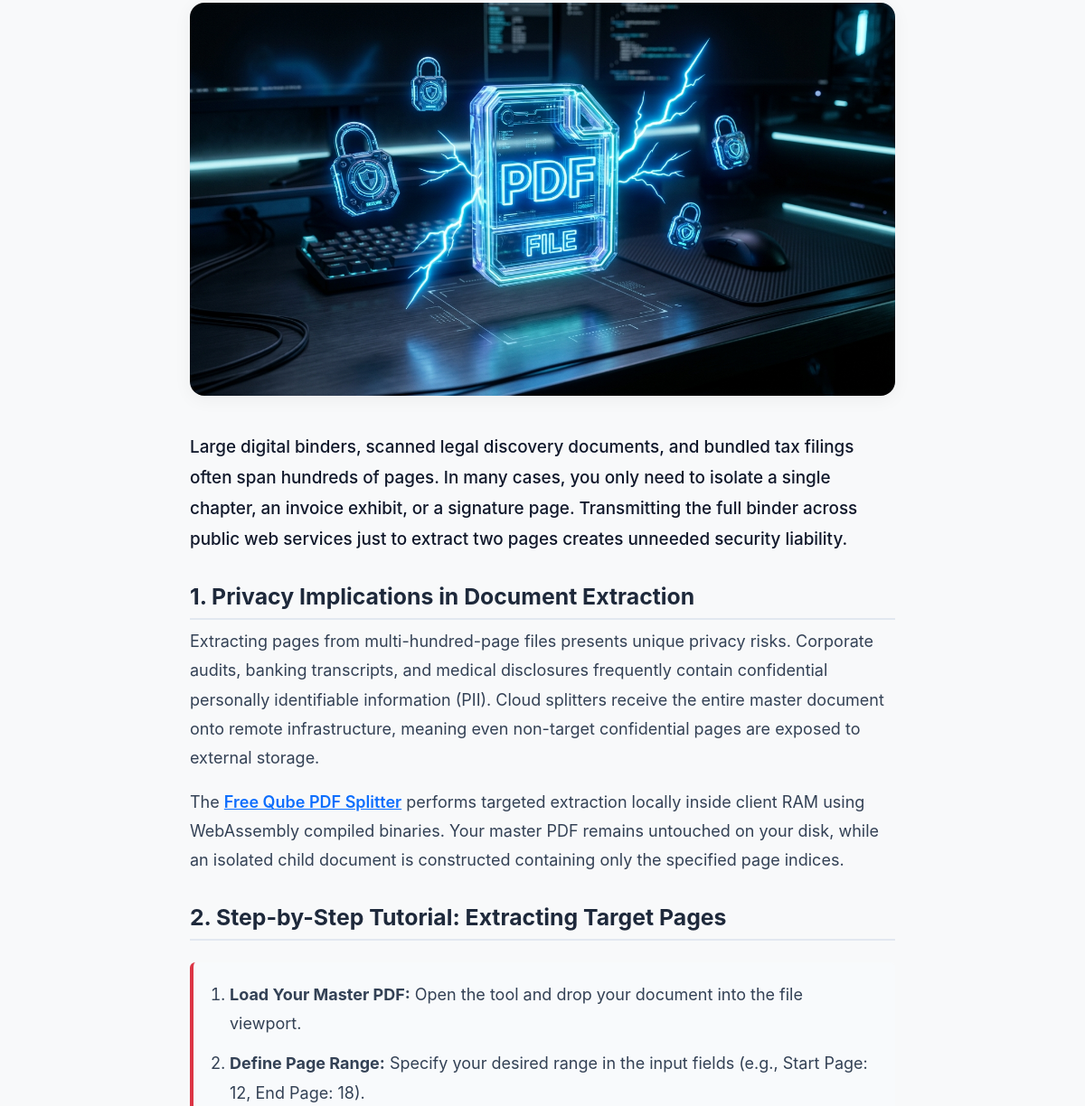
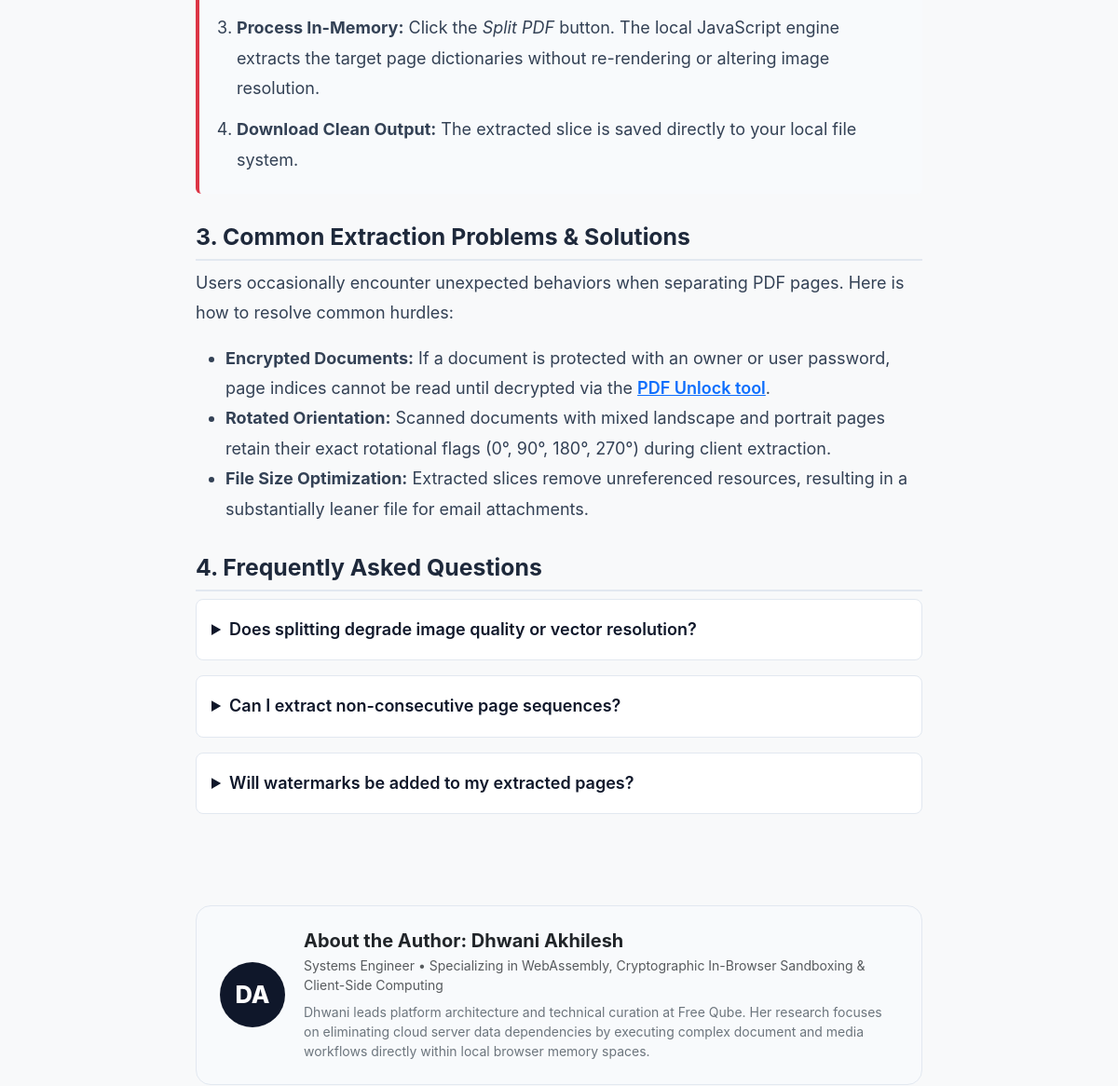
The app's page /blog/how-to-safely-extract-split-pdf-pages-without-uploading-to-cloud-servers (signed in, middle part), older data (2 pictures, top to bottom).
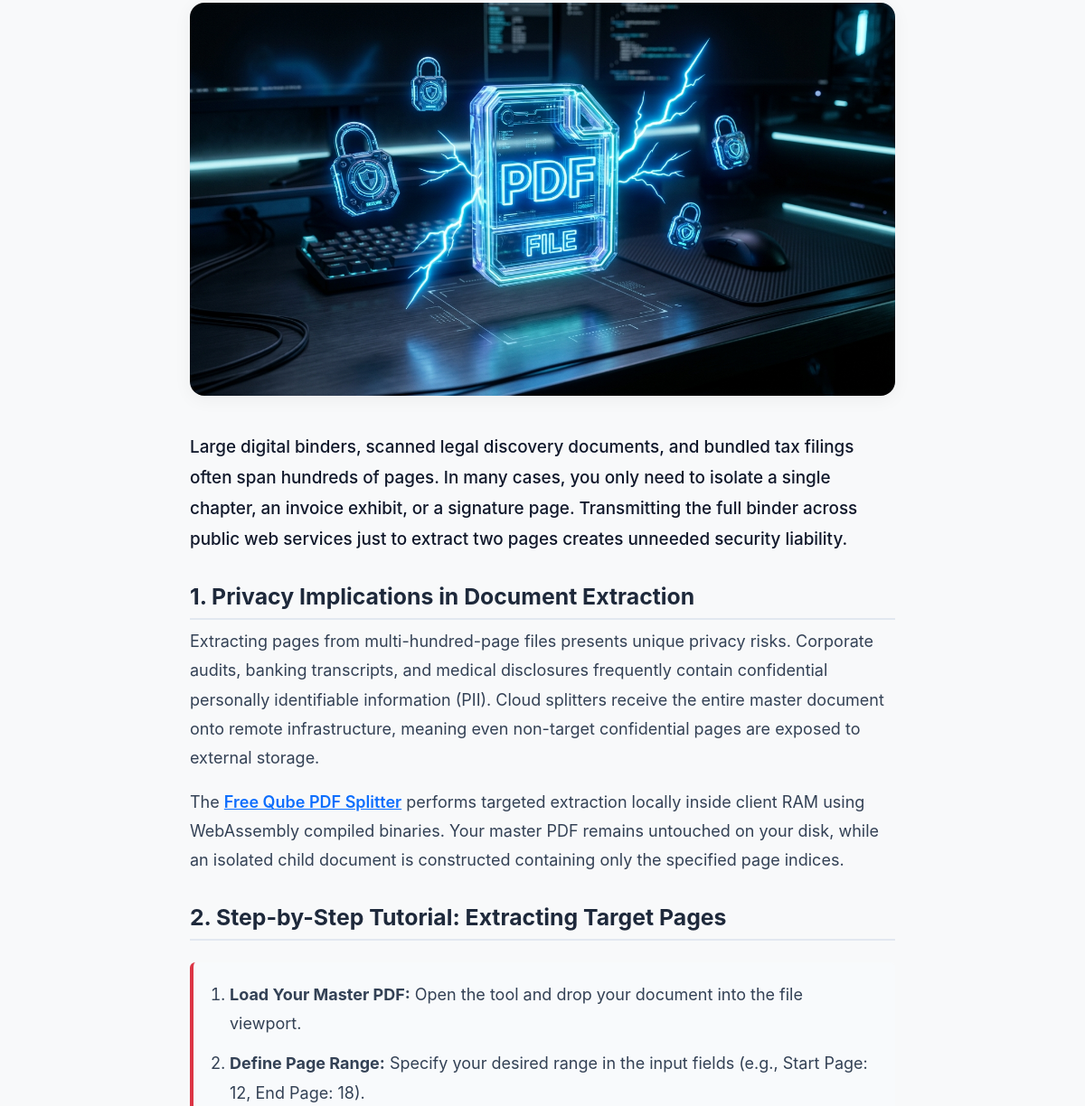
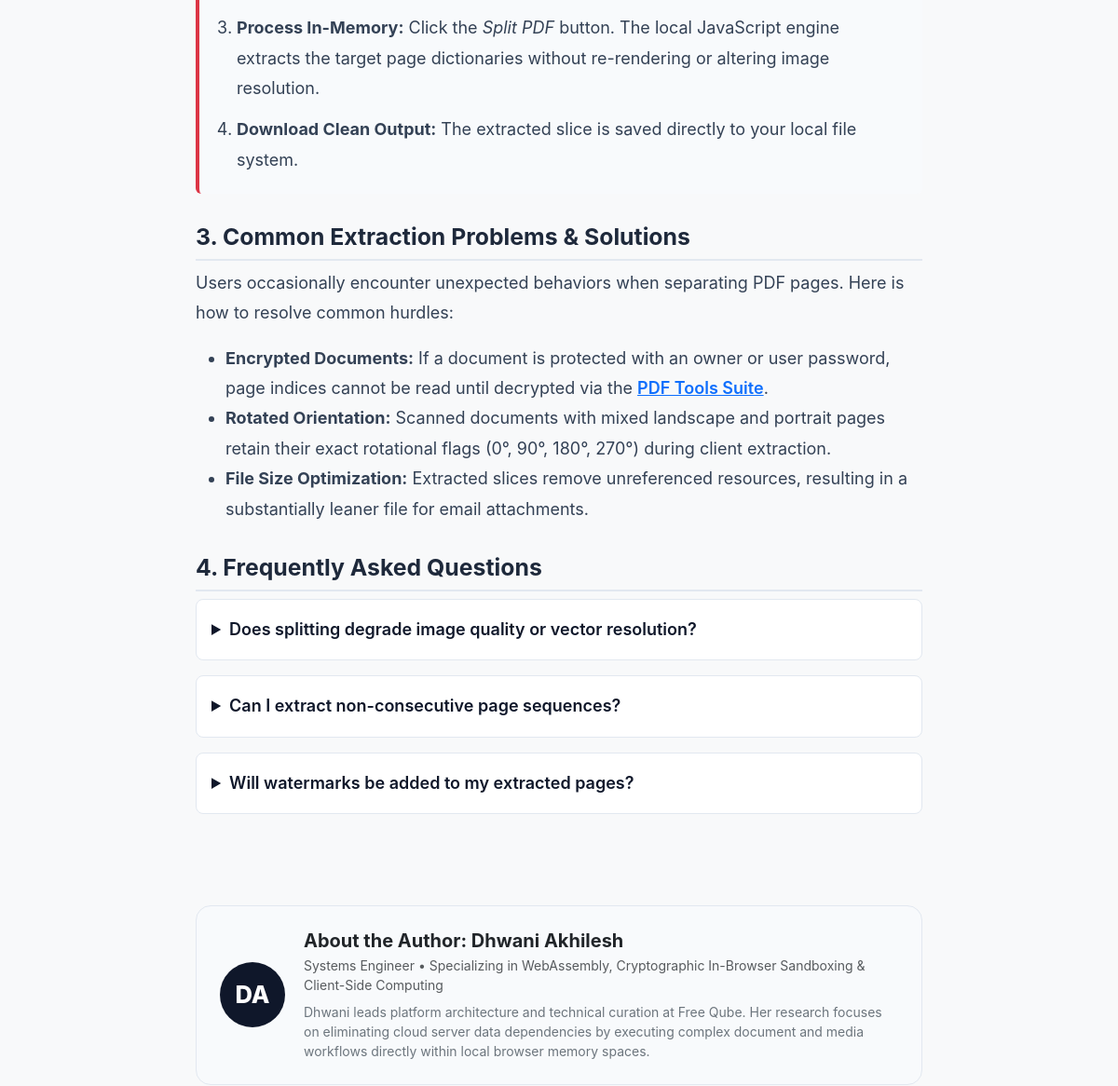
The same page, newer data (2 pictures, top to bottom).
### tables this page shows
CREATE TABLE blogs (
            id INTEGER PRIMARY KEY AUTOINCREMENT,
            title TEXT NOT NULL,
            slug TEXT UNIQUE NOT NULL,
            content TEXT NOT NULL,
            image_path TEXT,
            created_at TIMESTAMP DEFAULT CURRENT_TIMESTAMP
        , comments_enabled INTEGER DEFAULT 1, is_hidden INTEGER DEFAULT 0);

### routes/blogs.py (the view, shortened to what this page needs)
@blogs_bp.route('/<slug>', methods=['GET', 'POST'])
def view_blog(slug):
    conn = get_db_connection()
    c = conn.cursor()
    c.execute("SELECT value FROM settings WHERE key = 'global_comments_enabled'")
    row = c.fetchone()
    global_comments = (row['value'] == '1') if row else True
    c.execute("SELECT * FROM blogs WHERE slug = ? AND is_hidden = 0", (slug,))
    blog = c.fetchone()
    if not blog:
        conn.close()
        abort(404)
    comments_allowed = global_comments and bool(blog['comments_enabled'])
    comments = []
    if comments_allowed:
        c.execute("SELECT * FROM comments WHERE blog_id = ? ORDER BY created_at DESC", (blog['id'],))
        comments = c.fetchall()
    c.execute("SELECT id, title, slug, created_at, image_path FROM blogs WHERE is_hidden = 0 AND slug != ? ORDER BY created_at DESC LIMIT 3", (slug,))
    related_blogs = c.fetchall()
    conn.close()
    return render_template('blog_post.html', blog=blog, comments=comments, comments_allowed=comments_allowed, related_blogs=related_blogs)

### app.py (called while the page is built)
@app.before_request
def handle_language_and_redirects():
    if request.args.get('lang'):
        return redirect(request.path, code=301)
    g.lang = 'en'

@app.context_processor
def inject_translations():
    def t(key):
        if key in TRANSLATIONS and 'en' in TRANSLATIONS[key]:
            return TRANSLATIONS[key]['en']
        return key
    return dict(t=t, current_lang='en', supported_langs=SUPPORTED_LANGUAGES, year=2026)

@app.context_processor
def inject_features():
    try:
        conn = sqlite3.connect('blogs.db')
        conn.row_factory = sqlite3.Row
        c = conn.cursor()
        c.execute("SELECT key, value FROM settings WHERE key LIKE 'feature_%'")
        rows = c.fetchall()
        conn.close()
        features = defaultdict(lambda: True)
        for r in rows:
            features[r['key']] = (r['value'] == '1')
        return dict(features=features)
    except:
        return dict(features=defaultdict(lambda: True))

### routes/blogs.py (called while the page is built)
def get_db_connection():
    conn = sqlite3.connect('blogs.db')
    conn.row_factory = sqlite3.Row
    return conn

### templates/blog_post.html (shortened to what this page needs)
{% extends "base.html" %}
{% block content %}
<div class="post-container">
    {% if blog.image_path %}
    <img src="{{ blog.image_path }}" class="post-image" alt="{{ blog.title }}">
    {% endif %}
    <article class="post-content">{{ blog.content | safe }}</article>
    <div class="author-card">
        <div class="author-avatar-lg">DA</div>
        <div>
            <h4 class="h5 fw-bold text-dark mb-1">About the Author: Dhwani Akhilesh</h4>
            <p class="text-muted small mb-2">Systems Engineer &bull; Specializing in WebAssembly, Cryptographic In-Browser Sandboxing &amp; Client-Side Computing</p>
            <p class="text-secondary small mb-0" style="line-height: 1.5;">Dhwani leads platform architecture and technical curation at Free Qube. Her research focuses on eliminating cloud server data dependencies by executing complex document and media workflows directly within local browser memory spaces.</p>
        </div>
    </div>
</div>
{% endblock %}

### templates/base.html (shortened to what this page needs)
<!DOCTYPE html>
<html lang="{{ current_lang }}">
<head>
    <link href="https://cdn.jsdelivr.net/npm/bootstrap@5.3.0/dist/css/bootstrap.min.css" rel="stylesheet" />
    <link rel="stylesheet" href="https://cdnjs.cloudflare.com/ajax/libs/font-awesome/6.5.0/css/all.min.css" />
    <link rel="stylesheet" href="{{ url_for('static', filename='style.css') }}" />
</head>
<body class="bg-light d-flex flex-column min-vh-100">
    <main class="container my-4 flex-grow-1">
        {% block content %}{% endblock %}
    </main>
</body>
</html>

### static/style.css (style rules this page uses)
body { font-family: 'Inter', 'Segoe UI', Tahoma, Geneva, Verdana, sans-serif; display: flex; flex-direction: column; min-height: 100vh; }

### templates/blog_post.html (style rules this page uses)
.post-container { max-width: 820px; margin: 30px auto; padding: 0 20px; }
.post-image { width: 100%; border-radius: 16px; margin-bottom: 40px; box-shadow: 0 4px 20px rgba(0,0,0,0.05); }
.post-content { font-size: 1.125rem; line-height: 1.8; color: #334155; margin-bottom: 50px; }
.author-card { background: #f8fafc; border: 1px solid #e2e8f0; border-radius: 16px; padding: 25px; margin-bottom: 50px; display: flex; gap: 20px; align-items: center; }
.author-avatar-lg { width: 70px; height: 70px; border-radius: 50%; background: #0f172a; color: white; display: flex; align-items: center; justify-content: center; font-weight: 800; font-size: 1.6rem; flex-shrink: 0; }

Row changes from the older to the newer data that the page shows:
changed blogs: content "…decrypted via the PDF Unlock tool . Rotated Orientation: Scanned…" → "…decrypted via the PDF Tools Suite . Rotated Orientation: Scanned…"
